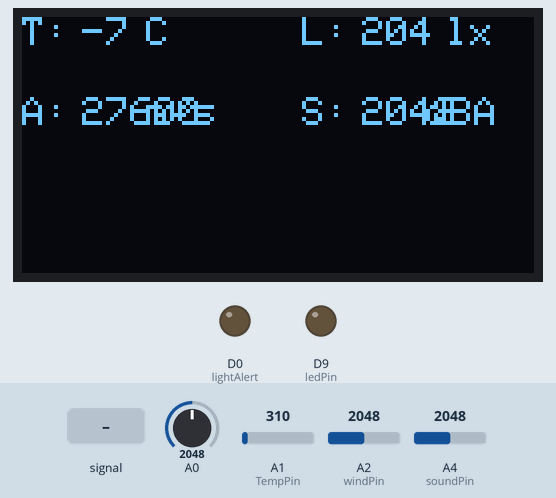
Bench run of a sketch on a simulated Particle Photon. Parts: 128×64 one-colour display, output pins drawn as LEDs (lit = HIGH). The inputs (shaded band) are chosen by the test bench; at power-on: A0 = 2048, A1 (TempPin) = 310, A2 (windPin) = 2048, A4 (soundPin) = 2048. The display library's start-up logo is not drawn; what the sketch prints to the serial monitor is not drawn.

Above: at 2.2 s.
2.3 s: A0 set to 3466
At 3.6 s:
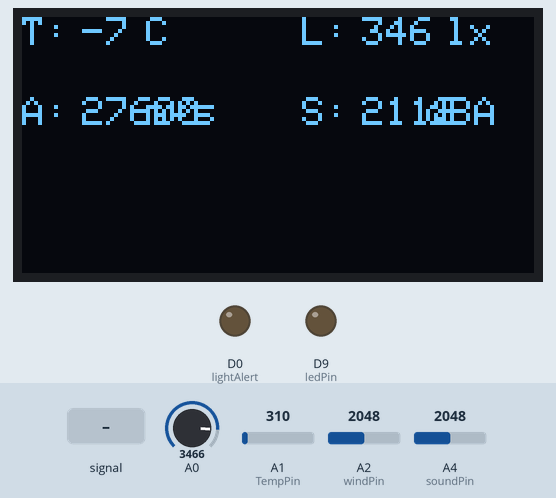
6.7 s: A0 set to 3559
At 8.7 s:
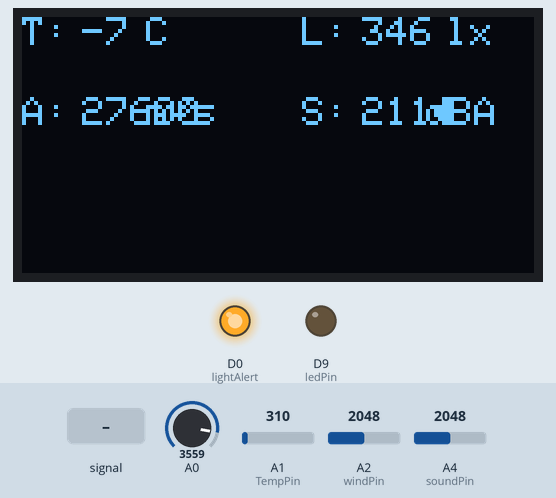
11.5 s: A4 (soundPin) fed a 200 Hz sine of ±327 counts around its level
At 16.1 s:
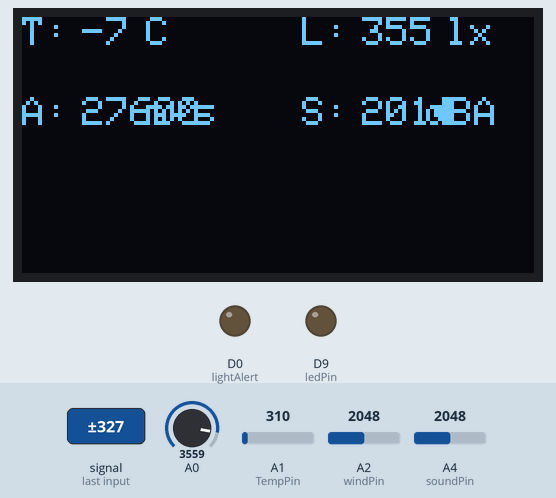
16.3 s: A0 set to 2866
At 17.3 s:
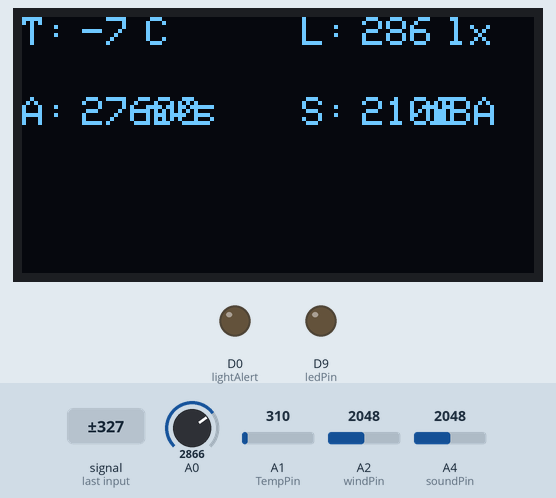
21.1 s: A1 (TempPin) set to 372
At 23.4 s:
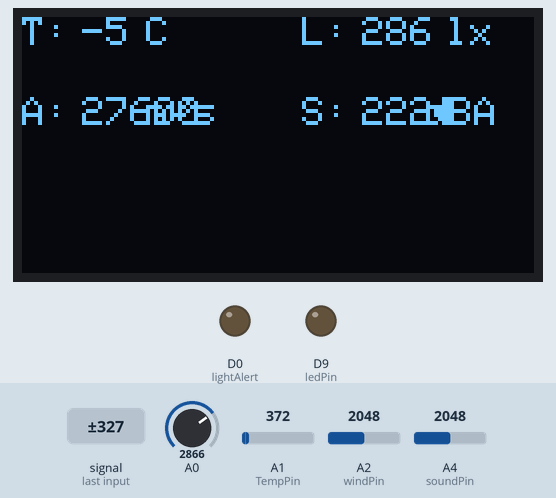
25.1 s: A2 (windPin) set to 2866
At 27.4 s:
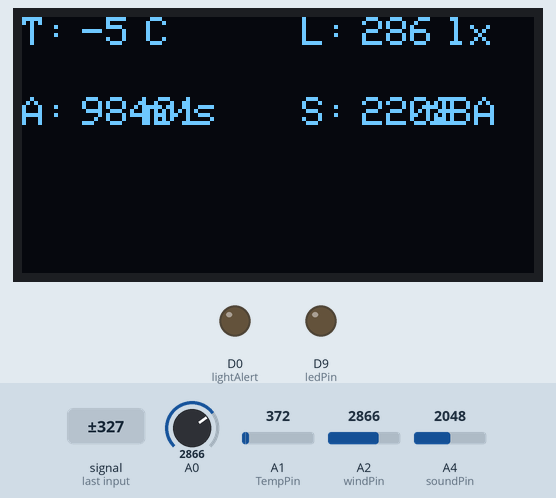
Timing chart, 0 to 28.9 s (numbered marks = the images above; inputs shaded):
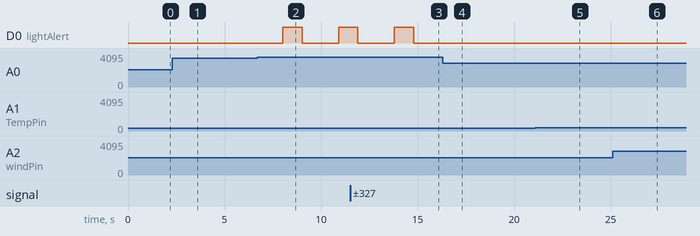

Measured:
- the behaviour switches between 3509 and 3510 on A0 (found by bisection; images 1 and 2)
- after the input at 6.7 s, D0 (lightAlert): LOW → HIGH after 1.3 s, → LOW 1.0 s later, → HIGH 1.9 s later
- after the input at 11.5 s, the display: first differs from a run without the input after 4.1 s (image 3)
- after the input at 16.3 s, D0 (lightAlert): stops changing and stays LOW
- what the display in image 1 shows lasts 1.1 s, from 2.8 s to 3.9 s
- what the display in image 2 shows lasts 2.6 s, from 6.9 s to 9.5 s

The sketch:

penholderPhoton.ino
```cpp
//========OLED=======
//This #include statement was automatically added by the Particle IDE.
#include "Adafruit_GFX.h"
#include "Adafruit_SSD1306.h"

#define OLED_DC     D3
#define OLED_CS     D4
#define OLED_RESET  D5
Adafruit_SSD1306 display(OLED_DC, OLED_RESET, OLED_CS);

#define LOGO16_GLCD_HEIGHT 16
#define LOGO16_GLCD_WIDTH  16

#define NUMFLAKES 10
#define XPOS 0
#define YPOS 1
#define DELTAY 2

#if (SSD1306_LCDHEIGHT != 64)
//#error("Height incorrect, please fix Adafruit_SSD1306.h!");
#endif

String value = "N/A";

//===Sound sensor====
// test code for Grove - Sound Sensor
// loovee @ 2016-8-30

const int soundPin = A4;
int backgrdSound = 0;


//===Light sensor====

/* Grove - Light Sensor demo v1.2
*
* signal wire to A0.
* By: http://www.seeedstudio.com
*/
#include <math.h>
const int ledPin= 9;                 //Connect the LED Grove module to Pin12, Digital 12
const int thresholdvalue=10;         //The threshold for which the LED should turn on.
float Rsensor; //Resistance of sensor in K
int lightSensor = 0;

int lightAlert = D0;
const int lightThreshold = 350;

// ======= WindSensorRevP===========

/* A demo sketch for the Modern Device Rev P Wind Sensor
* Requires a Wind Sensor Rev P from Modern Device
* http://moderndevice.com/product/wind-sensor-rev-p/
*
* The Rev P requires at least at least an 8 volt supply. The easiest way to power it
* if you are using an Arduino is to use a 9 volt or higher supply on the external power jack
* and power the sensor from Vin.
*
* Hardware hookup
* Sensor     Arduino Pin
* Ground     Ground
* +10-12V      Vin
* Out          A2
* TMP          A3
*
* Paul Badger 2014
* code in the public domain
*/

const int windPin  = A2;   // wind sensor analog pin  hooked up to Wind P sensor "OUT" pin
const int TempPin = A1;   // temp sesnsor analog pin hooked up to Wind P sensor "TMP" pin

int airFlowRate;
int tempC;

void setup()
{
//--------oledSerial.begin(9600);
  //Particle.variable("Savings",&finalTotal, INT);
  display.begin(SSD1306_SWITCHCAPVCC);

  display.display(); // show splashscreen
  delay(1000);
  display.clearDisplay();   // clears the screen and buffer

//------sound sensor --------
    Serial.begin(9600);
    //Serial.println("Grove - Sound Sensor Test...");
    /*Particle.variable("sound", backgrdSound);*/

//------light sensor --------
    pinMode(ledPin,OUTPUT);            //Set the LED on Digital 12 as an OUTPUT
    /*Particle.variable("light", lightSensor);*/
    /*Particle.variable("airflow", airFlowRate);*/
    /*Particle.variable("temperature", tempC);*/
    pinMode(lightAlert, OUTPUT);
}

void loop()
{
// ----- sound sensor -------
    //long backgrdSound = 0;
    for(int i=0; i<32; i++)
    {
        backgrdSound += analogRead(soundPin);
    }

    backgrdSound >>= 5;

    Serial.println("the sound level is ");
    Serial.println(backgrdSound);

// ----- light sensor ---------
  lightSensor = analogRead(0)/10;
  Rsensor=(float)(4095-lightSensor)*10/lightSensor;

  if(lightSensor>lightThreshold){
    /*for (int timer=0; timer<15000; timer++){*/
      digitalWrite(lightAlert,HIGH);
      delay(1000);
      digitalWrite(lightAlert,LOW);
      delay(500);
    /*}*/
  }
  /*{
    digitalWrite(lightAlert,HIGH);
    delay(1000);
    digitalWrite(lightAlert,LOW);
    delay(100);
  }*/
  else
  {
  digitalWrite(lightAlert,LOW);
  }

  Serial.println("the light level is ");
  Serial.println(lightSensor);

//  Serial.println("the sensor resistance is ");
//  Serial.println(Rsensor,DEC);//show the light intensity on the serial monitor;

 //--------wind sensor------------
    // read wind
    int windADunits = analogRead(windPin);
    // Serial.print("RW ");   // print raw A/D for debug
    // Serial.print(windADunits);
    // Serial.print("\t");


    // wind formula derived from a wind tunnel data, annemometer and some fancy Excel regressions
    // this scalin doesn't have any temperature correction in it yet
    /*float airFlowRate =  pow((((float)windADunits - 264.0) / 85.6814), 3.36814);*/
    airFlowRate = pow((((float)windADunits - 264.0) / 85.6814), 3.36814);
    Serial.print(airFlowRate);
    Serial.print(" MPH\t");

    // temp routine and print raw and temp C
    int tempRawAD = analogRead(TempPin);
    // Serial.print("RT ");    // print raw A/D for debug
    // Serial.print(tempRawAD);
    // Serial.print("\t");

    // convert to volts then use formula from datatsheet
    // Vout = ( TempC * .0195 ) + .400
    // tempC = (Vout - V0c) / TC   see the MCP9701 datasheet for V0c and TC

    /*float tempC = ((((float)tempRawAD * 3.3) / 4096.0) - 0.400) / .0195;*/
    tempC = ((((float)tempRawAD * 3.3) / 4096.0) - 0.400) / .0195;
    Serial.print(tempC);
    Serial.println(" C");

  //delay(10000);

//=======oled==================
    String a = "A---B";
    String b = a.substring(0);
    display.clearDisplay();
    display.setCursor(0,0);
    display.setTextColor(WHITE);
    display.setTextSize(1);
    display.println("T: ");
    display.display();

    display.setCursor(15,0);
    display.println(tempC);
    display.display();

    display.setCursor(25,0);
    display.println(" C");
    display.display();

    display.setCursor(0,20);
    display.println("A: ");
    display.display();

    display.setCursor(15,20);
    display.println(airFlowRate);
    display.display();

    display.setCursor(25,20);
    display.println(" m/s");
    display.display();

    display.setCursor(70,0);
    display.println("L: ");
    display.display();

    display.setCursor(85,0);
    display.println(lightSensor);
    display.display();

    display.setCursor(100,0);
    display.println(" lx");
    display.display();

    display.setCursor(70,20);
    display.println("S: ");
    display.display();

    display.setCursor(85,20);
    display.println(backgrdSound);
    display.display();

    display.setCursor(95,20);
    display.println(" dBA");
    display.display();

    String bgsound = String(backgrdSound);
    String bglight = String(lightSensor);
    String bgairmvt = String(airFlowRate);
    String bgtemp = String(tempC);

    Particle.publish("sound", bgsound, PRIVATE);
    Particle.publish("light", bglight, PRIVATE);
    Particle.publish("airflow", bgairmvt, PRIVATE);
    Particle.publish("temperature", bgtemp, PRIVATE);

    delay(1000);
}

//----------CO2 Sensor --------------


/*******************Demo for MG-811 Gas Sensor Module V1.1*****************************
Author:  Tiequan Shao: tiequan.shao@sandboxelectronics.com
         Peng Wei:     peng.wei@sandboxelectronics.com
         Modified by Leff from DFRobot, leff.wei@dfrobot.com, 2016-4-21, make the algorithm clearer to user
Lisence: Attribution-NonCommercial-ShareAlike 3.0 Unported (CC BY-NC-SA 3.0)

Note:    This piece of source code is supposed to be used as a demostration ONLY. More
         sophisticated calibration is required for industrial field application.

                                                            Sandbox Electronics    2012-05-31
************************************************************************************/

/************************Hardware Related Macros*********|***************************/
/*#define         MG_PIN                       (A1)     //define which analog input channel you are going to use
#define         BOOL_PIN                     (2)     //Arduino D2-CO2 sensor digital pinout, labled with "D" on PCB
#define         DC_GAIN                      (8.5)   //define the DC gain of amplifier*/

/***********************Software Related Macros************************************/
/*#define         READ_SAMPLE_TIMES            (10)     //define how many samples you are going to take in normal operation
#define         READ_SAMPLE_INTERVAL         (50)    //define the time interval(in milisecond) between each samples in*/
//normal operation

/**********************Application Related Macros**********************************/
//These values differ from sensor to sensor. User should derermine this value.
/*#define         ZERO_POINT_X                 (2.602) //lg400=2.602, the start point_on X_axis of the curve
#define         ZERO_POINT_VOLTAGE           (0.324) //define the output of the sensor in volts when the concentration of CO2 is 400PPM
#define         MAX_POINT_VOLTAGE            (0.265) //define the output of the sensor in volts when the concentration of CO2 is 10,000PPM
#define         REACTION_VOLTGAE             (0.059) //define the   voltage drop   of the sensor when move the sensor from air into 1000ppm CO2*/

/*****************************Globals***********************************************/
/*float           CO2Curve[3]  =  {ZERO_POINT_X, ZERO_POINT_VOLTAGE, (REACTION_VOLTGAE / (2.602 - 4))};*/
//Two points are taken from the curve.With these two points, a line is formed which is
//"approximately equivalent" to the original curve. You could use other methods to get more accurate slope

//CO2 Curve format:{ x, y, slope};point1: (lg400=2.602, 0.324), point2: (lg10000=4, 0.265)
//slope = (y1-y2)(i.e.reaction voltage)/ x1-x2 = (0.324-0.265)/(log400 - log10000)

/*void setup() {
  Serial.begin(9600);                              //UART setup, baudrate = 9600bps
  pinMode(BOOL_PIN, INPUT);                        //set pin to input
  digitalWrite(BOOL_PIN, HIGH);                    //turn on pullup resistors
  Serial.print("MG-811 Demostration\n");
}*/

/*void loop() {
  int percentage;
  float volts;

  volts = MGRead(MG_PIN);
  Serial.print( "SEN0159:" );
  Serial.print(volts);
  Serial.print( "V           " );

  percentage = MGGetPercentage(volts, CO2Curve);
  Serial.print("CO2:");
  if (percentage == -1) {
    Serial.print("Under heating/beyond range(400~10,000)");
  } else {
    Serial.print(percentage);
  }
  Serial.print( "ppm" );

  Serial.print( "       Time point:" );
  Serial.print(millis());
  Serial.print("\n");

  if (digitalRead(BOOL_PIN) ) {
    Serial.print( "=====BOOL is HIGH======" );
  } else {
    Serial.print( "=====BOOL is LOW======" );
  }
  Serial.print("\n");
  delay(1000);
}*/
/*****************************  MGRead *********************************************
Input:   mg_pin - analog channel
Output:  output of SEN-000007
Remarks: This function reads the output of SEN-000007
************************************************************************************/
/*float MGRead(int mg_pin) {
  int i;
  float v = 0;

  for (i = 0; i < READ_SAMPLE_TIMES; i++) {
    v += analogRead(mg_pin);
    delay(READ_SAMPLE_INTERVAL);
  }
  v = (v / READ_SAMPLE_TIMES) * 5 / 1024 ;
  return v;
}*/

/*****************************  MQGetPercentage **********************************
Input:   volts   - SEN-000007 output measured in volts
         pcurve  - pointer to the curve of the target gas
Output:  ppm of the target gas
Remarks: By using the slope and a point of the line. The x(logarithmic value of ppm)
         of the line could be derived if y(MG-811 output) is provided. As it is a
         logarithmic coordinate, power of 10 is used to convert the result to non-logarithmic
         value.
************************************************************************************/
/*int  MGGetPercentage(float volts, float *pcurve) {
  volts = volts / DC_GAIN;
  if (volts > ZERO_POINT_VOLTAGE || volts < MAX_POINT_VOLTAGE ) {
    return -1;
  } else {
    return pow(10, (volts - pcurve[1]) / pcurve[2] + pcurve[0]);
    volts = 0;
  }
}*/
```

Source omitted: glcdfont.c (data table, 8486 bytes)
